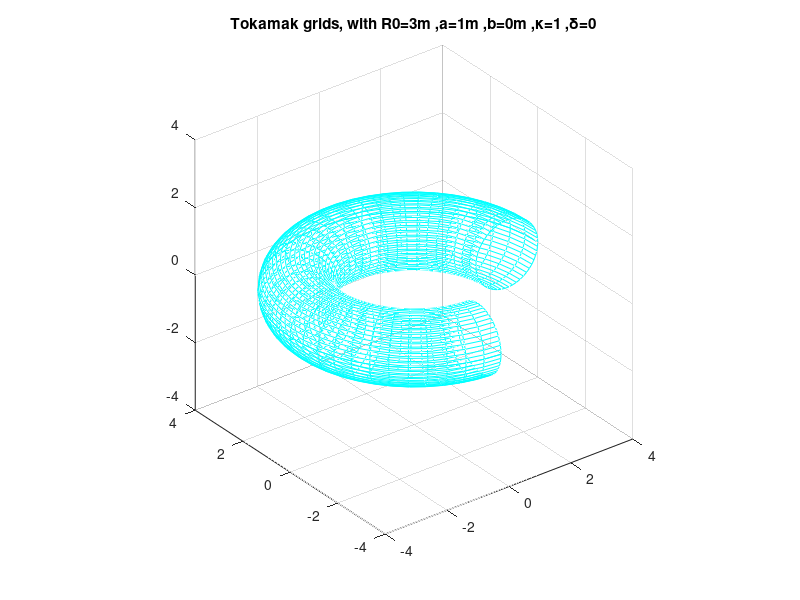

The MATLAB source for this figure:
% tokamak_shape_3d.m
% Hua-sheng XIE, IFTS-ZJU, huashengxie@gmail.com, 2012-01-05 15:49
% Ref:
% White, R. B. The Theory of Toroidally Confined Plasmas World Scientific
% Imperial College Press, 2001, P143

clear;clc;
R0=3;a=R0/3;kappa=1.0;delta=0.0;b=0.0;

[theta,phi]=meshgrid(0:2*pi/50:2*pi,0:2*pi/50:1.5*pi);
X=(R0-b+(a+b.*cos(theta)).*cos(theta+delta.*sin(theta))).*cos(phi);
Y=(R0-b+(a+b.*cos(theta)).*cos(theta+delta.*sin(theta))).*sin(phi);
Z=(kappa*a).*sin(theta); 
mesh(X,Y,Z);
axis equal;
hidden off;
colormap([0 1 1]);
title(['Tokamak grids, with R0=',num2str(R0),'m ,a=',num2str(a),'m ,b=',...
    num2str(b),'m ,\kappa=',num2str(kappa),' ,\delta=',num2str(delta)]);
